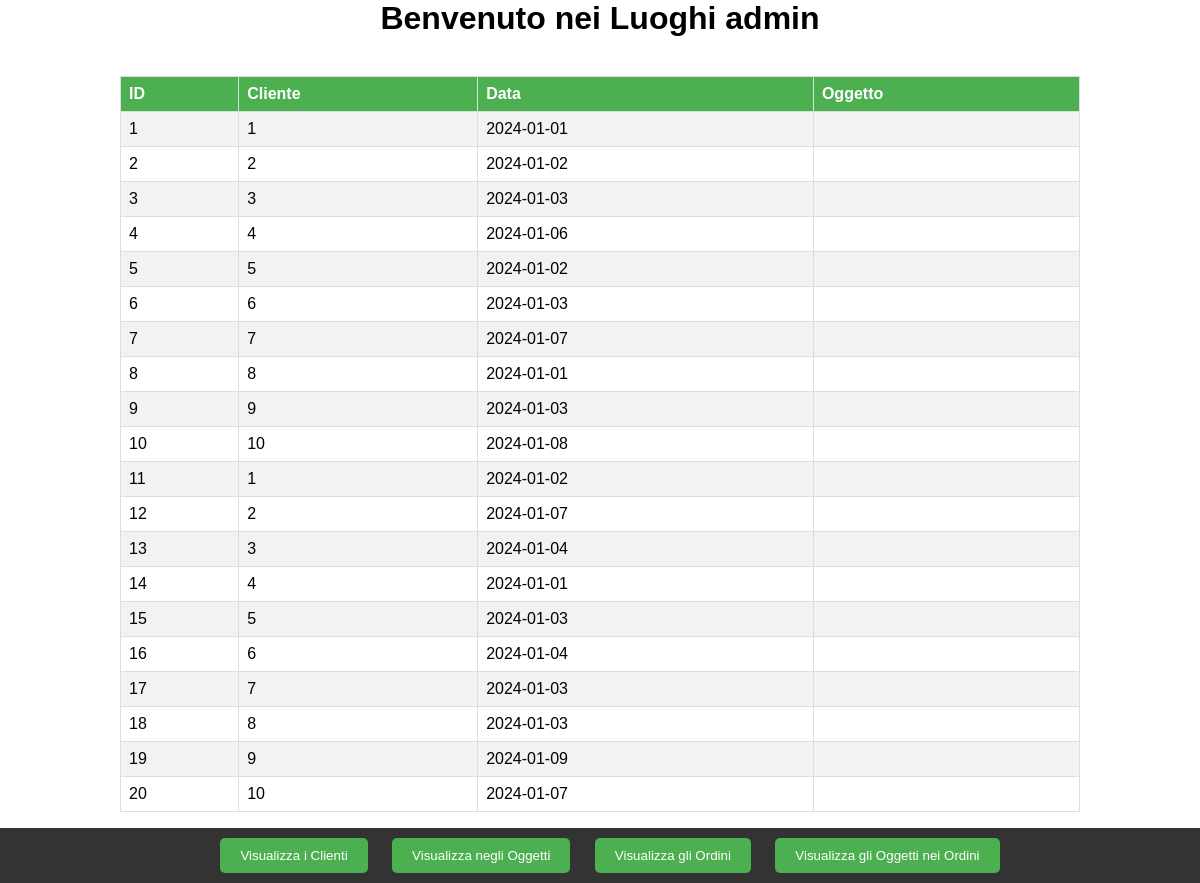
/luoghi.php (signed in), run on the app's committed database.
### tables this page shows
CREATE TABLE `ordini` (
  `id` int(11) NOT NULL,
  `cliente_id` int(11) DEFAULT NULL,
  `data_ordine` date NOT NULL
);

### luoghi.php (the view, shortened to what this page needs)
<?php
require "credenziali.php";
if (isset($_SESSION["UTENTE"])) {
    echo "<html>
        <head>
            <style>
                body {
                    font-family: Arial, sans-serif;
                    margin: 0;
                    padding: 0;
                }
                h1 {
                    text-align: center;
                }
                table {
                    width: 80%;
                    margin: auto;
                    border-collapse: collapse;
                }
                th, td {
                    border: 1px solid #ddd;
                    padding: 8px;
                    text-align: left;
                }
                th {
                    background-color: #4caf50;
                    color: white;
                }
                tr:nth-child(even) {
                    background-color: #f2f2f2;
                }
                footer {
                    background-color: #333;
                    color: #fff;
                    padding: 10px;
                    text-align: center;
                    position: fixed;
                    bottom: 0;
                    width: 100%;
                }
                button {
                    padding: 10px 20px;
                    margin: 0 10px;
                    background-color: #4CAF50;
                    color: white;
                    border: none;
                    border-radius: 5px;
                    cursor: pointer;
                }
                button:hover {
                    background-color: #45a049;
                }
                form {
                    margin-top: 20px;
                    text-align: center;
                }
                label {
                    font-weight: bold;
                    margin-right: 10px;
                }
                select {
                    padding: 8px;
                }
            </style>
        </head>
        <body>";
    echo "<h1>Benvenuto nei Luoghi " . $_SESSION["UTENTE"]. "</h1>";
    echo "<footer>
        <button onclick='redirectToPage(\"protetta.php\")'>Visualizza i Clienti</button>
        <button onclick='redirectToPage(\"oggetti.php\")'>Visualizza negli Oggetti</button>
        <button onclick='redirectToPage(\"ordini.php\")'>Visualizza gli Ordini</button>
        <button onclick='redirectToPage(\"oggetti_ordini.php\")'>Visualizza gli Oggetti nei Ordini</button>
      </footer><br>";
    try {
        $conn = new PDO("mysql:host=$servername;dbname=$dbname", $username, $password);
        $conn->setAttribute(PDO::ATTR_ERRMODE, PDO::ERRMODE_EXCEPTION);
        $sql = 'SELECT * FROM ordini';
        $statement = $conn->query($sql);
        if ($statement->rowCount() > 0) {
            echo "<table>
                    <tr>
                        <th>ID</th>
                        <th>Cliente</th>
                        <th>Data</th>
                        <th>Oggetto</th>
                    </tr>";
            while ($row = $statement->fetch(PDO::FETCH_ASSOC)) {
                echo "<tr>
                        <td>{$row['id']}</td>
                        <td>{$row['cliente_id']}</td>
                        <td>{$row['data_ordine']}</td>
                        <td>{$row['oggetto_id']}</td>
                    </tr> ";
            }
            echo "</table>";
            echo "<form method='POST'>
                    <label for='my_html_select_box'>FILTRA PER:</label>
                    <select name='my_html_select_box'>
                        <option>Id: Crescente</option>
                        <option>Id: Decrescente</option>
                    </select>
                    <button type='submit'>Filtra</button>
                </form>";
        } else {
            echo "Nessun risultato trovato";
        }
    } catch (PDOException $e) {
        echo "Connection failed: " . $e->getMessage();
    } finally {
        $conn = null;
    }
    echo "</body>
        </html>";
} else {
    echo "Accesso non consentito";
}
?>

### luoghi.php (style rules this page uses)
body { font-family: Arial, sans-serif; margin: 0; padding: 0; }
h1 { text-align: center; }
table { width: 80%; margin: auto; border-collapse: collapse; }
th, td { border: 1px solid #ddd; padding: 8px; text-align: left; }
th { background-color: #4caf50; color: white; }
tr:nth-child(even) { background-color: #f2f2f2; }
footer { background-color: #333; color: #fff; padding: 10px; text-align: center; position: fixed; bottom: 0; width: 100%; }
button { padding: 10px 20px; margin: 0 10px; background-color: #4CAF50; color: white; border: none; border-radius: 5px; cursor: pointer; }
form { margin-top: 20px; text-align: center; }
label { font-weight: bold; margin-right: 10px; }

### data on the page
ordini: id "1", cliente "1", data_ordine "2024-01-01"
ordini: id "2", cliente "2", data_ordine "2024-01-02"
ordini: id "3", cliente "3", data_ordine "2024-01-03"
ordini: id "4", cliente "4", data_ordine "2024-01-06"
ordini: id "5", cliente "5", data_ordine "2024-01-02"
ordini: id "6", cliente "6", data_ordine "2024-01-03"
ordini: id "7", cliente "7", data_ordine "2024-01-07"
ordini: id "8", cliente "8", data_ordine "2024-01-01"
ordini: id "9", cliente "9", data_ordine "2024-01-03"
ordini: id "10", cliente "10", data_ordine "2024-01-08"
ordini: id "11", cliente "1", data_ordine "2024-01-02"
ordini: id "12", cliente "2", data_ordine "2024-01-07"
ordini: id "13", cliente "3", data_ordine "2024-01-04"
ordini: id "14", cliente "4", data_ordine "2024-01-01"
ordini: id "15", cliente "5", data_ordine "2024-01-03"
ordini: id "16", cliente "6", data_ordine "2024-01-04"
ordini: id "17", cliente "7", data_ordine "2024-01-03"
ordini: id "18", cliente "8", data_ordine "2024-01-03"
ordini: id "19", cliente "9", data_ordine "2024-01-09"
ordini: id "20", cliente "10", data_ordine "2024-01-07"

### other printed values
$_SESSION["UTENTE"] "admin"
